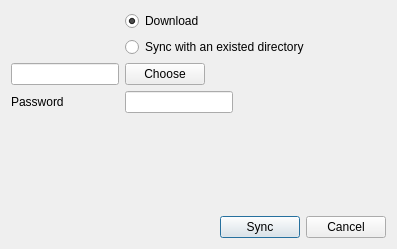
<?xml version="1.0" encoding="UTF-8"?>
<ui version="4.0">
 <class>SyncRepoDialog</class>
 <widget class="QDialog" name="SyncRepoDialog">
  <property name="geometry">
   <rect>
    <x>0</x>
    <y>0</y>
    <width>397</width>
    <height>249</height>
   </rect>
  </property>
  <property name="windowTitle">
   <string>Sync repo</string>
  </property>
  <layout class="QVBoxLayout" name="verticalLayout">
   <item>
    <layout class="QFormLayout" name="formLayout">
     <property name="fieldGrowthPolicy">
      <enum>QFormLayout::FieldsStayAtSizeHint</enum>
     </property>
     <item row="6" column="0">
      <widget class="QLineEdit" name="mDirectory"/>
     </item>
     <item row="6" column="1">
      <widget class="QPushButton" name="mChooseDirBtn">
       <property name="focusPolicy">
        <enum>Qt::NoFocus</enum>
       </property>
       <property name="text">
        <string>Choose</string>
       </property>
      </widget>
     </item>
     <item row="9" column="0">
      <widget class="QLabel" name="mLabelPassword">
       <property name="text">
        <string>Password</string>
       </property>
      </widget>
     </item>
     <item row="9" column="1">
      <widget class="QLineEdit" name="mPassword">
       <property name="enabled">
        <bool>true</bool>
       </property>
       <property name="autoFillBackground">
        <bool>false</bool>
       </property>
       <property name="echoMode">
        <enum>QLineEdit::Password</enum>
       </property>
      </widget>
     </item>
     <item row="4" column="1">
      <widget class="QRadioButton" name="mRadioSync">
       <property name="text">
        <string>Sync with an existed directory</string>
       </property>
       <property name="checked">
        <bool>false</bool>
       </property>
      </widget>
     </item>
     <item row="3" column="1">
      <widget class="QRadioButton" name="mRadioDownload">
       <property name="text">
        <string>Download</string>
       </property>
       <property name="checked">
        <bool>true</bool>
       </property>
      </widget>
     </item>
    </layout>
   </item>
   <item>
    <layout class="QHBoxLayout" name="horizontalLayout">
     <item>
      <spacer name="horizontalSpacer">
       <property name="orientation">
        <enum>Qt::Horizontal</enum>
       </property>
       <property name="sizeHint" stdset="0">
        <size>
         <width>40</width>
         <height>20</height>
        </size>
       </property>
      </spacer>
     </item>
     <item>
      <widget class="QPushButton" name="mSyncBtn">
       <property name="text">
        <string>Sync</string>
       </property>
      </widget>
     </item>
     <item>
      <widget class="QPushButton" name="mCancelBtn">
       <property name="text">
        <string>Cancel</string>
       </property>
      </widget>
     </item>
    </layout>
   </item>
  </layout>
 </widget>
 <resources/>
 <connections>
  <connection>
   <sender>mCancelBtn</sender>
   <signal>clicked()</signal>
   <receiver>SyncRepoDialog</receiver>
   <slot>reject()</slot>
   <hints>
    <hint type="sourcelabel">
     <x>299</x>
     <y>180</y>
    </hint>
    <hint type="destinationlabel">
     <x>339</x>
     <y>4</y>
    </hint>
   </hints>
  </connection>
 </connections>
</ui>
